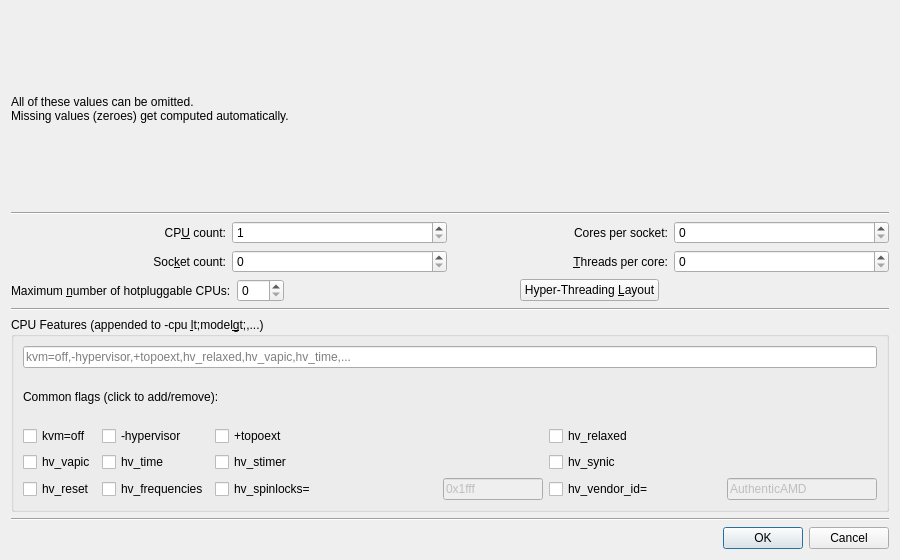
<?xml version="1.0" encoding="UTF-8"?>
<ui version="4.0">
 <author>Andrey Rijov</author>
 <class>SMP_Settings_Window</class>
 <widget class="QDialog" name="SMP_Settings_Window">
  <property name="geometry">
   <rect>
    <x>0</x>
    <y>0</y>
    <width>900</width>
    <height>560</height>
   </rect>
  </property>
  <property name="windowTitle">
   <string>CPU Settings</string>
  </property>
  <property name="windowIcon">
   <iconset resource="../resources/icons.qrc">
    <normaloff>:/exec.png</normaloff>:/exec.png</iconset>
  </property>
  <layout class="QVBoxLayout" name="verticalLayout">
   <item>
    <widget class="QLabel" name="Label_Info_Text">
     <property name="text">
      <string>All of these values can be omitted.
Missing values (zeroes) get computed automatically.</string>
     </property>
    </widget>
   </item>
   <item>
    <widget class="Line" name="line_1">
     <property name="orientation">
      <enum>Qt::Horizontal</enum>
     </property>
    </widget>
   </item>
   <item>
    <layout class="QHBoxLayout" name="horizontalLayout_Topology">
     <item>
      <layout class="QGridLayout" name="gridLayout_2">
       <item row="0" column="0">
        <widget class="QLabel" name="Label_CPUs">
         <property name="text">
          <string>CP&amp;U count:</string>
         </property>
         <property name="alignment">
          <set>Qt::AlignRight|Qt::AlignTrailing|Qt::AlignVCenter</set>
         </property>
         <property name="buddy">
          <cstring>SB_SMP</cstring>
         </property>
        </widget>
       </item>
       <item row="0" column="1">
        <widget class="QSpinBox" name="SB_SMP">
         <property name="minimum">
          <number>1</number>
         </property>
         <property name="maximum">
          <number>255</number>
         </property>
         <property name="value">
          <number>1</number>
         </property>
        </widget>
       </item>
       <item row="1" column="0">
        <widget class="QLabel" name="Label_Sockets">
         <property name="text">
          <string>Soc&amp;ket count:</string>
         </property>
         <property name="alignment">
          <set>Qt::AlignRight|Qt::AlignTrailing|Qt::AlignVCenter</set>
         </property>
         <property name="buddy">
          <cstring>SB_Sockets</cstring>
         </property>
        </widget>
       </item>
       <item row="1" column="1">
        <widget class="QSpinBox" name="SB_Sockets">
         <property name="maximum">
          <number>255</number>
         </property>
         <property name="value">
          <number>0</number>
         </property>
        </widget>
       </item>
      </layout>
     </item>
     <item>
      <layout class="QGridLayout" name="gridLayout">
       <item row="0" column="0">
        <widget class="QLabel" name="Label_Cores">
         <property name="text">
          <string>Cores per socket:</string>
         </property>
         <property name="alignment">
          <set>Qt::AlignRight|Qt::AlignTrailing|Qt::AlignVCenter</set>
         </property>
         <property name="buddy">
          <cstring>SB_Cores</cstring>
         </property>
        </widget>
       </item>
       <item row="0" column="1">
        <widget class="QSpinBox" name="SB_Cores">
         <property name="maximum">
          <number>255</number>
         </property>
         <property name="value">
          <number>0</number>
         </property>
        </widget>
       </item>
       <item row="1" column="0">
        <widget class="QLabel" name="Lebel_Threads">
         <property name="text">
          <string>&amp;Threads per core:</string>
         </property>
         <property name="alignment">
          <set>Qt::AlignRight|Qt::AlignTrailing|Qt::AlignVCenter</set>
         </property>
         <property name="buddy">
          <cstring>SB_Threads</cstring>
         </property>
        </widget>
       </item>
       <item row="1" column="1">
        <widget class="QSpinBox" name="SB_Threads">
         <property name="maximum">
          <number>255</number>
         </property>
         <property name="value">
          <number>0</number>
         </property>
        </widget>
       </item>
      </layout>
     </item>
    </layout>
   </item>
   <item>
    <layout class="QHBoxLayout" name="horizontalLayout_MaxCPUs">
     <item>
      <widget class="QLabel" name="Label_MaxCPUs">
       <property name="text">
        <string>Maximum &amp;number of hotpluggable CPUs:</string>
       </property>
       <property name="buddy">
        <cstring>SB_MaxCPUs</cstring>
       </property>
      </widget>
     </item>
     <item>
      <widget class="QSpinBox" name="SB_MaxCPUs">
       <property name="maximum">
        <number>255</number>
       </property>
       <property name="value">
        <number>0</number>
       </property>
      </widget>
     </item>
     <item>
      <spacer name="horizontalSpacer_MaxCPUs">
       <property name="orientation">
        <enum>Qt::Horizontal</enum>
       </property>
       <property name="sizeHint" stdset="0">
        <size>
         <width>40</width>
         <height>20</height>
        </size>
       </property>
       </spacer>
      </item>
      <item>
       <widget class="QPushButton" name="PB_Hyperthreading">
        <property name="text">
         <string>Hyper-Threading &amp;Layout</string>
        </property>
       </widget>
      </item>
      <item>
       <spacer name="horizontalSpacer_HT_After">
        <property name="orientation">
         <enum>Qt::Horizontal</enum>
        </property>
        <property name="sizeHint" stdset="0">
         <size>
          <width>40</width>
          <height>20</height>
         </size>
        </property>
       </spacer>
      </item>
      </layout>
     </item>
     <item>
      <widget class="Line" name="line_3">
       <property name="orientation">
        <enum>Qt::Horizontal</enum>
       </property>
      </widget>
     </item>
   <item>
    <widget class="QGroupBox" name="GB_CPU_Features">
     <property name="title">
      <string>CPU Features (appended to -cpu &amp;lt;model&amp;gt;,...)</string>
     </property>
      <layout class="QVBoxLayout" name="verticalLayout_Features">
       <item>
        <widget class="QLineEdit" name="LE_CPU_Flags">
         <property name="placeholderText">
          <string>kvm=off,-hypervisor,+topoext,hv_relaxed,hv_vapic,hv_time,...</string>
         </property>
        </widget>
       </item>
       <item>
        <widget class="QLabel" name="Label_Common_Flags">
         <property name="text">
          <string>Common flags (click to add/remove):</string>
         </property>
        </widget>
       </item>
       <item>
        <layout class="QGridLayout" name="gridLayout_Checkboxes">
         <item row="0" column="0">
          <widget class="QCheckBox" name="CB_KVM_Off">
           <property name="text">
            <string>kvm=off</string>
           </property>
          </widget>
         </item>
         <item row="0" column="1">
          <widget class="QCheckBox" name="CB_Hide_Hypervisor">
           <property name="text">
            <string>-hypervisor</string>
           </property>
          </widget>
         </item>
         <item row="0" column="2">
          <widget class="QCheckBox" name="CB_TopoExt">
           <property name="text">
            <string>+topoext</string>
           </property>
          </widget>
         </item>
         <item row="0" column="3">
          <widget class="QCheckBox" name="CB_HV_Relaxed">
           <property name="text">
            <string>hv_relaxed</string>
           </property>
          </widget>
         </item>
         <item row="1" column="0">
          <widget class="QCheckBox" name="CB_HV_VAPIC">
           <property name="text">
            <string>hv_vapic</string>
           </property>
          </widget>
         </item>
         <item row="1" column="1">
          <widget class="QCheckBox" name="CB_HV_Time">
           <property name="text">
            <string>hv_time</string>
           </property>
          </widget>
         </item>
         <item row="1" column="2">
          <widget class="QCheckBox" name="CB_HV_Stimer">
           <property name="text">
            <string>hv_stimer</string>
           </property>
          </widget>
         </item>
         <item row="1" column="3">
          <widget class="QCheckBox" name="CB_HV_SynIC">
           <property name="text">
            <string>hv_synic</string>
           </property>
          </widget>
         </item>
         <item row="2" column="0">
          <widget class="QCheckBox" name="CB_HV_Reset">
           <property name="text">
            <string>hv_reset</string>
           </property>
          </widget>
         </item>
         <item row="2" column="1">
          <widget class="QCheckBox" name="CB_HV_Frequencies">
           <property name="text">
            <string>hv_frequencies</string>
           </property>
          </widget>
         </item>
         <item row="2" column="2">
          <layout class="QHBoxLayout" name="horizontalLayout_Spinlocks">
           <item>
            <widget class="QCheckBox" name="CB_HV_Spinlocks">
             <property name="text">
              <string>hv_spinlocks=</string>
             </property>
            </widget>
           </item>
           <item>
            <widget class="QLineEdit" name="LE_HV_Spinlocks">
             <property name="text">
              <string>0x1fff</string>
             </property>
             <property name="enabled">
              <bool>false</bool>
             </property>
             <property name="maximumSize">
              <size>
               <width>100</width>
               <height>16777215</height>
              </size>
             </property>
            </widget>
           </item>
          </layout>
         </item>
         <item row="2" column="3">
          <layout class="QHBoxLayout" name="horizontalLayout_VendorID">
           <item>
            <widget class="QCheckBox" name="CB_HV_Vendor_ID">
             <property name="text">
              <string>hv_vendor_id=</string>
             </property>
            </widget>
           </item>
           <item>
            <widget class="QLineEdit" name="LE_HV_Vendor_ID">
             <property name="text">
              <string>AuthenticAMD</string>
             </property>
             <property name="enabled">
              <bool>false</bool>
             </property>
             <property name="maximumSize">
              <size>
               <width>150</width>
               <height>16777215</height>
              </size>
             </property>
            </widget>
           </item>
          </layout>
         </item>
        </layout>
       </item>
      </layout>
    </widget>
   </item>
   <item>
    <widget class="Line" name="line_2">
     <property name="orientation">
      <enum>Qt::Horizontal</enum>
     </property>
    </widget>
   </item>
   <item>
    <layout class="QHBoxLayout" name="horizontalLayout_Buttons">
     <item>
      <spacer name="horizontalSpacer">
       <property name="orientation">
        <enum>Qt::Horizontal</enum>
       </property>
       <property name="sizeHint" stdset="0">
        <size>
         <width>205</width>
         <height>20</height>
        </size>
       </property>
      </spacer>
     </item>
     <item>
      <widget class="Dialog_Button_Box" name="buttonBox">
       <property name="standardButtons">
        <set>QDialogButtonBox::Cancel|QDialogButtonBox::Ok</set>
       </property>
      </widget>
     </item>
    </layout>
   </item>
  </layout>
 </widget>
 <customwidgets>
  <customwidget>
   <class>Dialog_Button_Box</class>
   <extends>QDialogButtonBox</extends>
   <header>Dialog_Button_Box.h</header>
  </customwidget>
 </customwidgets>
 <tabstops>
  <tabstop>SB_SMP</tabstop>
  <tabstop>SB_Sockets</tabstop>
  <tabstop>SB_Cores</tabstop>
  <tabstop>SB_Threads</tabstop>
  <tabstop>SB_MaxCPUs</tabstop>
  <tabstop>LE_CPU_Flags</tabstop>
  <tabstop>CB_KVM_Off</tabstop>
  <tabstop>CB_Hide_Hypervisor</tabstop>
  <tabstop>CB_TopoExt</tabstop>
  <tabstop>CB_HV_Relaxed</tabstop>
  <tabstop>CB_HV_VAPIC</tabstop>
  <tabstop>CB_HV_Time</tabstop>
  <tabstop>CB_HV_Stimer</tabstop>
  <tabstop>CB_HV_SynIC</tabstop>
  <tabstop>CB_HV_Reset</tabstop>
  <tabstop>CB_HV_Frequencies</tabstop>
  <tabstop>CB_HV_Spinlocks</tabstop>
  <tabstop>LE_HV_Spinlocks</tabstop>
  <tabstop>CB_HV_Vendor_ID</tabstop>
  <tabstop>LE_HV_Vendor_ID</tabstop>
 </tabstops>
 <resources>
  <include location="../resources/icons.qrc"/>
 </resources>
 <connections>
  <connection>
   <sender>CB_HV_Spinlocks</sender>
   <signal>toggled(bool)</signal>
   <receiver>LE_HV_Spinlocks</receiver>
   <slot>setEnabled(bool)</slot>
   <hints>
    <hint type="sourcelabel">
     <x>50</x>
     <y>50</y>
    </hint>
    <hint type="destinationlabel">
     <x>150</x>
     <y>50</y>
    </hint>
   </hints>
  </connection>
  <connection>
   <sender>CB_HV_Vendor_ID</sender>
   <signal>toggled(bool)</signal>
   <receiver>LE_HV_Vendor_ID</receiver>
   <slot>setEnabled(bool)</slot>
   <hints>
    <hint type="sourcelabel">
     <x>50</x>
     <y>50</y>
    </hint>
    <hint type="destinationlabel">
     <x>150</x>
     <y>50</y>
    </hint>
   </hints>
  </connection>
  <connection>
   <sender>buttonBox</sender>
   <signal>accepted()</signal>
   <receiver>SMP_Settings_Window</receiver>
   <slot>accept()</slot>
   <hints>
    <hint type="sourcelabel">
     <x>324</x>
     <y>228</y>
    </hint>
    <hint type="destinationlabel">
     <x>218</x>
     <y>128</y>
    </hint>
   </hints>
  </connection>
  <connection>
   <sender>buttonBox</sender>
   <signal>rejected()</signal>
   <receiver>SMP_Settings_Window</receiver>
   <slot>reject()</slot>
   <hints>
    <hint type="sourcelabel">
     <x>324</x>
     <y>228</y>
    </hint>
    <hint type="destinationlabel">
     <x>218</x>
     <y>128</y>
    </hint>
   </hints>
  </connection>
 </connections>
</ui>
